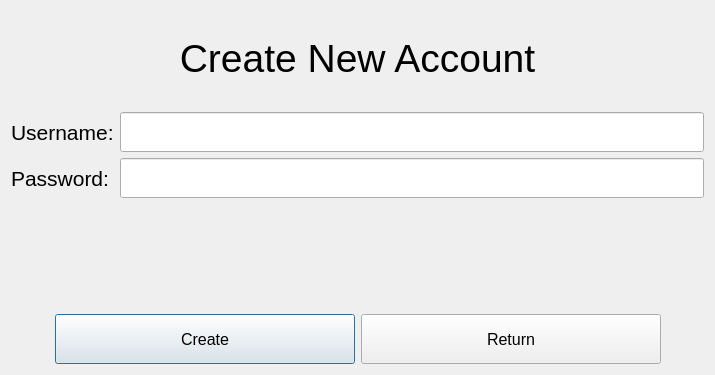
<?xml version="1.0" encoding="UTF-8"?>
<ui version="4.0">
 <class>CreateAccountWindow</class>
 <widget class="QDialog" name="CreateAccountWindow">
  <property name="geometry">
   <rect>
    <x>0</x>
    <y>0</y>
    <width>715</width>
    <height>375</height>
   </rect>
  </property>
  <property name="windowTitle">
   <string>Create New Account</string>
  </property>
  <layout class="QVBoxLayout" name="verticalLayout">
   <item>
    <widget class="QLabel" name="accountTitleLabel">
     <property name="font">
      <font>
       <pointsize>29</pointsize>
      </font>
     </property>
     <property name="text">
      <string>Create New Account</string>
     </property>
     <property name="alignment">
      <set>Qt::AlignCenter</set>
     </property>
    </widget>
   </item>
   <item>
    <layout class="QFormLayout" name="formLayout">
     <item row="0" column="0">
      <widget class="QLabel" name="accountUsernameLabel">
       <property name="font">
        <font>
         <pointsize>16</pointsize>
        </font>
       </property>
       <property name="text">
        <string>Username:</string>
       </property>
      </widget>
     </item>
     <item row="0" column="1">
      <widget class="QLineEdit" name="accountUsernameInput">
       <property name="minimumSize">
        <size>
         <width>0</width>
         <height>40</height>
        </size>
       </property>
      </widget>
     </item>
     <item row="1" column="0">
      <widget class="QLabel" name="accountPasswordLabel">
       <property name="font">
        <font>
         <pointsize>16</pointsize>
        </font>
       </property>
       <property name="text">
        <string>Password:</string>
       </property>
      </widget>
     </item>
     <item row="1" column="1">
      <widget class="QLineEdit" name="accountPasswordInput">
       <property name="minimumSize">
        <size>
         <width>0</width>
         <height>40</height>
        </size>
       </property>
       <property name="echoMode">
        <enum>QLineEdit::Password</enum>
       </property>
      </widget>
     </item>
    </layout>
   </item>
   <item>
    <widget class="QLabel" name="createErrorLabel">
     <property name="text">
      <string/>
     </property>
     <property name="alignment">
      <set>Qt::AlignCenter</set>
     </property>
    </widget>
   </item>
   <item>
    <layout class="QHBoxLayout" name="horizontalLayout">
     <item>
      <spacer name="horizontalSpacer">
       <property name="orientation">
        <enum>Qt::Horizontal</enum>
       </property>
       <property name="sizeHint" stdset="0">
        <size>
         <width>40</width>
         <height>20</height>
        </size>
       </property>
      </spacer>
     </item>
     <item>
      <widget class="QPushButton" name="createAccountButton">
       <property name="minimumSize">
        <size>
         <width>300</width>
         <height>50</height>
        </size>
       </property>
       <property name="font">
        <font>
         <pointsize>12</pointsize>
        </font>
       </property>
       <property name="text">
        <string>Create</string>
       </property>
      </widget>
     </item>
     <item>
      <widget class="QPushButton" name="createReturnButton">
       <property name="minimumSize">
        <size>
         <width>300</width>
         <height>50</height>
        </size>
       </property>
       <property name="font">
        <font>
         <pointsize>12</pointsize>
        </font>
       </property>
       <property name="text">
        <string>Return</string>
       </property>
      </widget>
     </item>
     <item>
      <spacer name="horizontalSpacer_2">
       <property name="orientation">
        <enum>Qt::Horizontal</enum>
       </property>
       <property name="sizeHint" stdset="0">
        <size>
         <width>40</width>
         <height>20</height>
        </size>
       </property>
      </spacer>
     </item>
    </layout>
   </item>
  </layout>
 </widget>
 <resources/>
 <connections/>
</ui>
